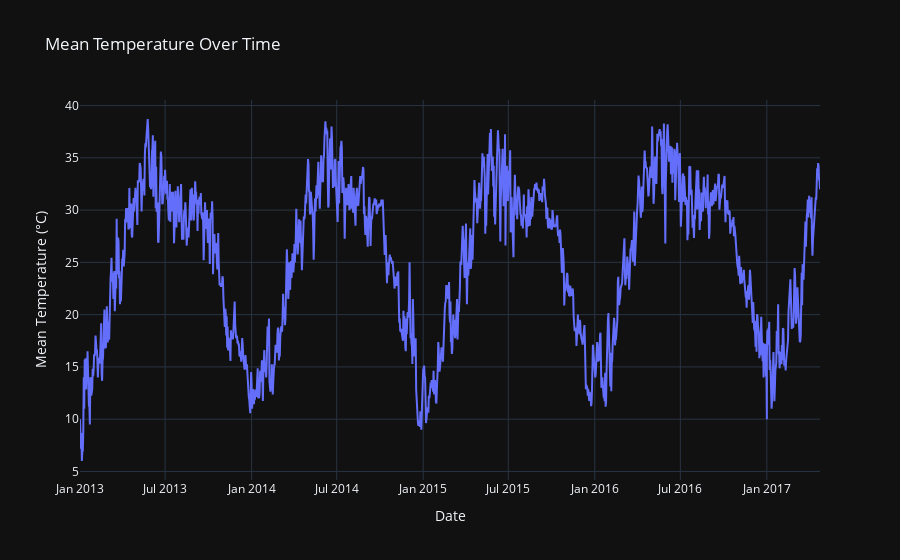

The cell this chart's notebook holds for it:
### Code cell
fig_temp.update_layout(
    title='Mean Temperature Over Time',
    xaxis_title='Date',
    yaxis_title='Mean Temperature (°C)',
    template='plotly_dark'
)

### Figure 1 — Plotly figure (JSON) as saved in the notebook; plotly's stock layout.template omitted (floating-point values rounded to 4 significant figures; data arrays with more than 128 entries replaced by an {"elided": "..."} marker saying what was removed)
{"data": [{"mode": "lines", "name": "Mean Temperature", "type": "scatter", "x": {"elided": "1576 str values"}, "y": {"elided": "1576 float values"}}], "layout": {"title": {"text": "Mean Temperature Over Time"}, "xaxis": {"title": {"text": "Date"}}, "yaxis": {"title": {"text": "Mean Temperature (°C)"}}}}
